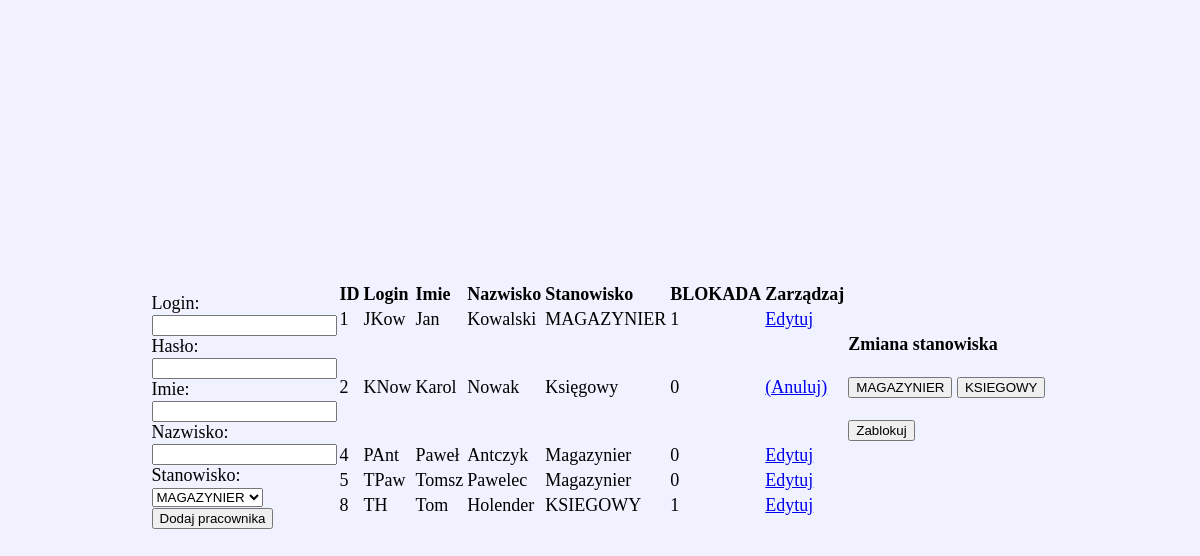
Screenshot of /kadra.php?edit=2 with the database file from the repository.
### tables this page shows
CREATE TABLE `pracownik` (
  `ID_PRACOWNIKA` int(11) NOT NULL,
  `IMIE` varchar(30) NOT NULL,
  `NAZWISKO` varchar(50) NOT NULL,
  `STANOWISKO` varchar(20) NOT NULL,
  `DATA_ZATRUDNIENIA` date NOT NULL,
  `HASLO` varchar(30) NOT NULL,
  `LOGIN` varchar(30) NOT NULL,
  `BLOKADA` tinyint(1) NOT NULL
);

### kadra.php (the view, shortened to what this page needs)
<!DOCTYPE HTML>
<html>
<head>
	<link rel="stylesheet" type="text/css" href="style.css">
</head>
<body>
<?php
$conn = mysqli_connect("localhost", "root", "", "magazyn");
mysqli_query($conn, 'SET NAMES utf8');
mysqli_query($conn, 'SET CHARACTER SET utf8');
mysqli_query($conn, "SET collation_connection = utf8_polish_ci");
?>
<form action="kadra-dodaj.php" method="post">
<br>
		Login:
		<br>
		<input type="text" name="login" required>
		<br>
		Hasło:
		<br>
		<input type="password" name="haslo"	required>
		<br>
		Imie:
		<br>
		<input type="text" name="imie" required>
		<br>
		Nazwisko:
		<br>
		<input type="text" name="nazwisko" required>
		<br>
		Stanowisko:
		<br>
		<select name="stanowisko" required>
		<option>MAGAZYNIER</option>
		</select>
		<br>
		<input type="submit" value="Dodaj pracownika">
</form>
<br>
<br>
<table class="tab">
<tr>
<td><b>ID</b></td>
<td><b>Login</b></td>
<td><b>Imie</b></td>
<td><b>Nazwisko</b></td>
<td><b>Stanowisko</b></td>
<td><b>BLOKADA</b></td>
<td><b>Zarządzaj</b></td>
</tr>
<?php
	$result = mysqli_query($conn, "SELECT * FROM PRACOWNIK where STANOWISKO != 'Administrator'");
	while($row = mysqli_fetch_assoc($result))
	{
		$stan=$row['STANOWISKO'];
		$idu=$row['ID_PRACOWNIKA'];
		$log=$row['LOGIN'];
		$akt=$row['BLOKADA'];
		$im=$row['IMIE'];
		$naz=$row['NAZWISKO'];
		echo '<tr>';
		echo '<td>';
		echo $idu;
		echo '</td>';
		echo '<td>';
		echo $log;
		echo '</td>';
		echo '<td>';
		echo $im;
		echo '</td>';
		echo '<td>';
		echo $naz;
		echo '</td>';
		echo '<td>';
		echo $stan;
		echo '</td>';
		echo '<td>';
		echo $akt;
		echo '</td>';
		echo '<td>';
		if($_GET['edit'] == $idu)
		{
		echo '<a href="kadra.php?edit="';
		echo $idu;
		echo '"> (Anuluj)</a>';
		}
		else
		{
		echo '<a href="kadra.php?edit=';
		echo $idu;
		echo '">Edytuj</a>';
		}
		echo '</td>';
		if($_GET['edit']==$idu)
		{
		?>
		<td>
		<b class="nag2">Zmiana stanowiska</b>
		<br>
		<br>
		<form action="kadra-zmien.php" method="post">
		<button type="submit" name="upr" value="1">MAGAZYNIER</button>
		<button type="submit" name="upr" value="2">KSIEGOWY</button>
		</form>
		<br>
		<form action="kadra-zmien.php" method="post">
		<?php
		if ($akt == 0) echo '<button type="submit" name="blok" value="0">Zablokuj</button>';
		else echo '<button type="submit" name="blok" value="1">Odblokuj</button>';
		echo '</form>';
	}
	}
?>
</body>
</html>

### style.css (style rules this page uses)
body { margin: 0; height: 100vh; display: flex; align-items: center; justify-content: center; font-size: 18px; background: #F0F2FF; background-size: cover; font-family: 'Lucida Console'; }

### rows the page displays
pracownik: ID_PRACOWNIKA "1", LOGIN "JKow", IMIE "Jan", NAZWISKO "Kowalski", STANOWISKO "MAGAZYNIER", BLOKADA "1"
pracownik: ID_PRACOWNIKA "2", LOGIN "KNow", IMIE "Karol", NAZWISKO "Nowak", STANOWISKO "Księgowy", BLOKADA "0", shows "Zablokuj"
pracownik: ID_PRACOWNIKA "4", LOGIN "PAnt", IMIE "Paweł", NAZWISKO "Antczyk", STANOWISKO "Magazynier", BLOKADA "0"
pracownik: ID_PRACOWNIKA "5", LOGIN "TPaw", IMIE "Tomsz", NAZWISKO "Pawelec", STANOWISKO "Magazynier", BLOKADA "0"
pracownik: ID_PRACOWNIKA "8", LOGIN "TH", IMIE "Tom", NAZWISKO "Holender", STANOWISKO "KSIEGOWY", BLOKADA "1"
